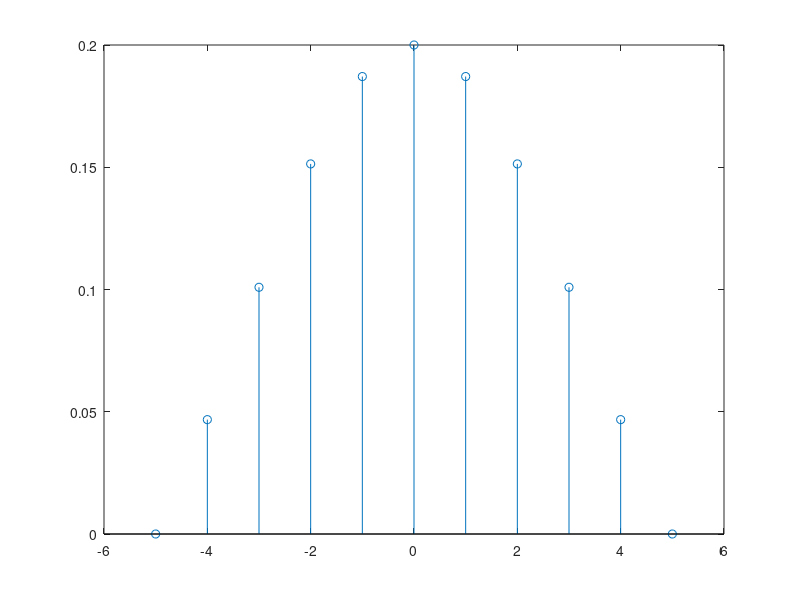

Source code (MATLAB):
%% Especificacion del filtro continuo
Fc=100;  % Frecuencia de corte 1
Fs=1000;  % Frecuencia de muestreo
M=11;


% Diseño real
n=-(M-1)/2 : (M-1)/2;
wc = 2*pi*Fc/Fs;
hreal = wc/pi * sin(wc*n) ./ (wc*n);
hreal(n==0) = wc/pi;
figure;
stem(n,hreal)

% Diseño teorico
L=1025;
Hideal=zeros(1,L);
F=(-(L-1)/2 : (L-1)/2)*Fs/L;
Hideal(abs(F) <= Fc) = 1;

Hreal = fftshift(fft(hreal,L));

% figure;
% plot(F,Hideal,'LineWidth',2);
% hold on
% plot(F,abs(Hreal),'LineWidth',1.5);
% hold off
% legend('H_{ideal}(\omega)','H_{real}(\omega)')

n = 0:101;
x = sin(2*pi * 120/Fs * n);

y = conv(x, hreal,'same');

% figure;
% plot(n,x);
% hold on
% plot(n,y);
% hold off
% legend('x(n)','y(n)')
% title(num2str(M));

